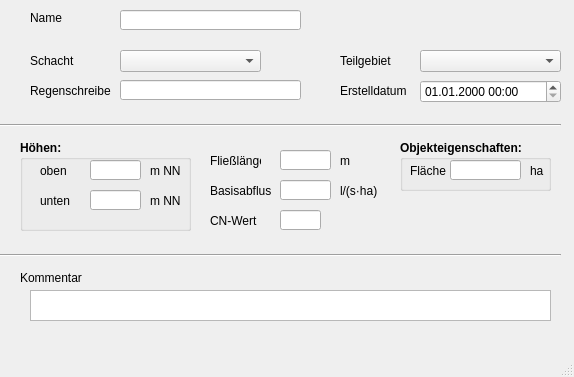
<?xml version="1.0" encoding="UTF-8"?>
<ui version="4.0">
 <class>MainWindow</class>
 <widget class="QMainWindow" name="MainWindow">
  <property name="enabled">
   <bool>true</bool>
  </property>
  <property name="geometry">
   <rect>
    <x>0</x>
    <y>0</y>
    <width>574</width>
    <height>377</height>
   </rect>
  </property>
  <property name="windowTitle">
   <string>MainWindow</string>
  </property>
  <widget class="QWidget" name="centralwidget">
   <widget class="QLabel" name="label_20">
    <property name="geometry">
     <rect>
      <x>30</x>
      <y>50</y>
      <width>51</width>
      <height>21</height>
     </rect>
    </property>
    <property name="text">
     <string>Schacht</string>
    </property>
   </widget>
   <widget class="QLabel" name="label">
    <property name="geometry">
     <rect>
      <x>30</x>
      <y>10</y>
      <width>46</width>
      <height>16</height>
     </rect>
    </property>
    <property name="text">
     <string>Name</string>
    </property>
   </widget>
   <widget class="Line" name="line">
    <property name="geometry">
     <rect>
      <x>0</x>
      <y>110</y>
      <width>561</width>
      <height>31</height>
     </rect>
    </property>
    <property name="orientation">
     <enum>Qt::Horizontal</enum>
    </property>
   </widget>
   <widget class="QLabel" name="label_5">
    <property name="geometry">
     <rect>
      <x>30</x>
      <y>80</y>
      <width>81</width>
      <height>21</height>
     </rect>
    </property>
    <property name="text">
     <string>Regenschreiber</string>
    </property>
   </widget>
   <widget class="QLabel" name="label_70">
    <property name="geometry">
     <rect>
      <x>340</x>
      <y>80</y>
      <width>71</width>
      <height>21</height>
     </rect>
    </property>
    <property name="text">
     <string>Erstelldatum</string>
    </property>
   </widget>
   <widget class="QLabel" name="label_22">
    <property name="geometry">
     <rect>
      <x>340</x>
      <y>50</y>
      <width>51</width>
      <height>21</height>
     </rect>
    </property>
    <property name="text">
     <string>Teilgebiet</string>
    </property>
   </widget>
   <widget class="QLineEdit" name="gebnam">
    <property name="geometry">
     <rect>
      <x>120</x>
      <y>10</y>
      <width>181</width>
      <height>20</height>
     </rect>
    </property>
   </widget>
   <widget class="QLineEdit" name="regenschreiber">
    <property name="geometry">
     <rect>
      <x>120</x>
      <y>80</y>
      <width>181</width>
      <height>20</height>
     </rect>
    </property>
   </widget>
   <widget class="QComboBox" name="schnam">
    <property name="geometry">
     <rect>
      <x>120</x>
      <y>50</y>
      <width>141</width>
      <height>22</height>
     </rect>
    </property>
   </widget>
   <widget class="QComboBox" name="teilgebiet">
    <property name="geometry">
     <rect>
      <x>420</x>
      <y>50</y>
      <width>141</width>
      <height>22</height>
     </rect>
    </property>
   </widget>
   <widget class="QTextEdit" name="kommentar">
    <property name="geometry">
     <rect>
      <x>30</x>
      <y>290</y>
      <width>521</width>
      <height>31</height>
     </rect>
    </property>
   </widget>
   <widget class="QLineEdit" name="cn">
    <property name="geometry">
     <rect>
      <x>280</x>
      <y>210</y>
      <width>41</width>
      <height>20</height>
     </rect>
    </property>
   </widget>
   <widget class="QLabel" name="label_4">
    <property name="geometry">
     <rect>
      <x>210</x>
      <y>210</y>
      <width>51</width>
      <height>21</height>
     </rect>
    </property>
    <property name="text">
     <string>CN-Wert</string>
    </property>
   </widget>
   <widget class="QgsDateTimeEdit" name="createdat">
    <property name="geometry">
     <rect>
      <x>420</x>
      <y>80</y>
      <width>141</width>
      <height>23</height>
     </rect>
    </property>
    <property name="currentSection">
     <enum>QDateTimeEdit::DaySection</enum>
    </property>
    <property name="displayFormat">
     <string>dd.MM.yyyy HH:mm</string>
    </property>
   </widget>
   <widget class="QGroupBox" name="groupBox">
    <property name="geometry">
     <rect>
      <x>20</x>
      <y>140</y>
      <width>171</width>
      <height>91</height>
     </rect>
    </property>
    <property name="font">
     <font>
      <family>Tahoma</family>
      <weight>75</weight>
      <bold>true</bold>
     </font>
    </property>
    <property name="title">
     <string>Höhen:</string>
    </property>
    <widget class="QLabel" name="label_15">
     <property name="geometry">
      <rect>
       <x>130</x>
       <y>50</y>
       <width>31</width>
       <height>21</height>
      </rect>
     </property>
     <property name="font">
      <font>
       <family>Tahoma</family>
       <weight>50</weight>
       <bold>false</bold>
      </font>
     </property>
     <property name="text">
      <string>m NN</string>
     </property>
    </widget>
    <widget class="QLabel" name="label_16">
     <property name="geometry">
      <rect>
       <x>20</x>
       <y>50</y>
       <width>41</width>
       <height>21</height>
      </rect>
     </property>
     <property name="font">
      <font>
       <family>Tahoma</family>
       <weight>50</weight>
       <bold>false</bold>
      </font>
     </property>
     <property name="text">
      <string>unten</string>
     </property>
    </widget>
    <widget class="QLabel" name="label_13">
     <property name="geometry">
      <rect>
       <x>130</x>
       <y>20</y>
       <width>31</width>
       <height>21</height>
      </rect>
     </property>
     <property name="font">
      <font>
       <family>Tahoma</family>
       <weight>50</weight>
       <bold>false</bold>
      </font>
     </property>
     <property name="text">
      <string>m NN</string>
     </property>
    </widget>
    <widget class="QLineEdit" name="hoeheob">
     <property name="geometry">
      <rect>
       <x>70</x>
       <y>20</y>
       <width>51</width>
       <height>20</height>
      </rect>
     </property>
    </widget>
    <widget class="QLineEdit" name="hoeheun">
     <property name="geometry">
      <rect>
       <x>70</x>
       <y>50</y>
       <width>51</width>
       <height>20</height>
      </rect>
     </property>
    </widget>
    <widget class="QLabel" name="label_12">
     <property name="geometry">
      <rect>
       <x>20</x>
       <y>20</y>
       <width>41</width>
       <height>21</height>
      </rect>
     </property>
     <property name="font">
      <font>
       <family>Tahoma</family>
       <weight>50</weight>
       <bold>false</bold>
      </font>
     </property>
     <property name="text">
      <string>oben</string>
     </property>
    </widget>
   </widget>
   <widget class="QLabel" name="label_17">
    <property name="geometry">
     <rect>
      <x>340</x>
      <y>150</y>
      <width>31</width>
      <height>21</height>
     </rect>
    </property>
    <property name="font">
     <font>
      <family>Tahoma</family>
      <weight>50</weight>
      <bold>false</bold>
     </font>
    </property>
    <property name="text">
     <string>m</string>
    </property>
   </widget>
   <widget class="QLineEdit" name="fliessweg">
    <property name="geometry">
     <rect>
      <x>280</x>
      <y>150</y>
      <width>51</width>
      <height>20</height>
     </rect>
    </property>
   </widget>
   <widget class="QLabel" name="label_8">
    <property name="geometry">
     <rect>
      <x>210</x>
      <y>150</y>
      <width>51</width>
      <height>21</height>
     </rect>
    </property>
    <property name="font">
     <font>
      <family>Tahoma</family>
      <weight>50</weight>
      <bold>false</bold>
     </font>
    </property>
    <property name="text">
     <string>Fließlänge</string>
    </property>
   </widget>
   <widget class="QLineEdit" name="basisabfluss">
    <property name="geometry">
     <rect>
      <x>280</x>
      <y>180</y>
      <width>51</width>
      <height>20</height>
     </rect>
    </property>
   </widget>
   <widget class="QLabel" name="label_18">
    <property name="geometry">
     <rect>
      <x>340</x>
      <y>180</y>
      <width>41</width>
      <height>21</height>
     </rect>
    </property>
    <property name="font">
     <font>
      <family>Tahoma</family>
      <weight>50</weight>
      <bold>false</bold>
     </font>
    </property>
    <property name="text">
     <string>l/(s·ha)</string>
    </property>
   </widget>
   <widget class="QLabel" name="label_10">
    <property name="geometry">
     <rect>
      <x>210</x>
      <y>180</y>
      <width>61</width>
      <height>21</height>
     </rect>
    </property>
    <property name="font">
     <font>
      <family>Tahoma</family>
      <weight>50</weight>
      <bold>false</bold>
     </font>
    </property>
    <property name="text">
     <string>Basisabfluss:</string>
    </property>
   </widget>
   <widget class="QLabel" name="label_19">
    <property name="geometry">
     <rect>
      <x>20</x>
      <y>270</y>
      <width>81</width>
      <height>16</height>
     </rect>
    </property>
    <property name="text">
     <string>Kommentar</string>
    </property>
   </widget>
   <widget class="Line" name="line_2">
    <property name="geometry">
     <rect>
      <x>0</x>
      <y>240</y>
      <width>561</width>
      <height>31</height>
     </rect>
    </property>
    <property name="orientation">
     <enum>Qt::Horizontal</enum>
    </property>
   </widget>
   <widget class="QGroupBox" name="groupBox_2">
    <property name="geometry">
     <rect>
      <x>400</x>
      <y>140</y>
      <width>151</width>
      <height>51</height>
     </rect>
    </property>
    <property name="font">
     <font>
      <family>Tahoma</family>
      <weight>75</weight>
      <bold>true</bold>
     </font>
    </property>
    <property name="title">
     <string>Objekteigenschaften:</string>
    </property>
    <widget class="QLineEdit" name="flaeche">
     <property name="enabled">
      <bool>true</bool>
     </property>
     <property name="geometry">
      <rect>
       <x>50</x>
       <y>20</y>
       <width>71</width>
       <height>20</height>
      </rect>
     </property>
     <property name="font">
      <font>
       <family>Tahoma</family>
       <weight>50</weight>
       <italic>true</italic>
       <bold>false</bold>
      </font>
     </property>
     <property name="toolTip">
      <string>&lt;html&gt;&lt;head/&gt;&lt;body&gt;&lt;p&gt;Flächengröße des Objekts&lt;/p&gt;&lt;/body&gt;&lt;/html&gt;</string>
     </property>
     <property name="statusTip">
      <string>Flächengröße des Objekts</string>
     </property>
     <property name="inputMask">
      <string/>
     </property>
     <property name="text">
      <string/>
     </property>
     <property name="readOnly">
      <bool>true</bool>
     </property>
    </widget>
    <widget class="QLabel" name="label_9">
     <property name="geometry">
      <rect>
       <x>10</x>
       <y>20</y>
       <width>51</width>
       <height>21</height>
      </rect>
     </property>
     <property name="font">
      <font>
       <family>Tahoma</family>
       <weight>50</weight>
       <bold>false</bold>
      </font>
     </property>
     <property name="text">
      <string>Fläche</string>
     </property>
    </widget>
    <widget class="QLabel" name="label_21">
     <property name="geometry">
      <rect>
       <x>130</x>
       <y>20</y>
       <width>21</width>
       <height>21</height>
      </rect>
     </property>
     <property name="font">
      <font>
       <family>Tahoma</family>
       <weight>50</weight>
       <bold>false</bold>
      </font>
     </property>
     <property name="text">
      <string>ha</string>
     </property>
    </widget>
   </widget>
  </widget>
  <widget class="QMenuBar" name="menubar">
   <property name="geometry">
    <rect>
     <x>0</x>
     <y>0</y>
     <width>574</width>
     <height>21</height>
    </rect>
   </property>
  </widget>
  <widget class="QStatusBar" name="statusbar"/>
 </widget>
 <customwidgets>
  <customwidget>
   <class>QgsDateTimeEdit</class>
   <extends>QDateTimeEdit</extends>
   <header>qgsdatetimeedit.h</header>
  </customwidget>
 </customwidgets>
 <tabstops>
  <tabstop>gebnam</tabstop>
  <tabstop>schnam</tabstop>
  <tabstop>regenschreiber</tabstop>
  <tabstop>teilgebiet</tabstop>
  <tabstop>createdat</tabstop>
  <tabstop>hoeheob</tabstop>
  <tabstop>hoeheun</tabstop>
  <tabstop>fliessweg</tabstop>
  <tabstop>basisabfluss</tabstop>
  <tabstop>cn</tabstop>
  <tabstop>flaeche</tabstop>
  <tabstop>kommentar</tabstop>
 </tabstops>
 <resources/>
 <connections/>
</ui>
